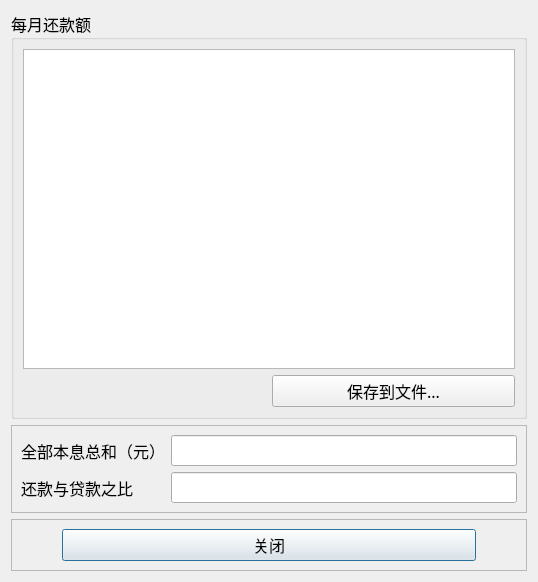
<?xml version="1.0" encoding="UTF-8"?>
<ui version="4.0">
 <class>Dialog</class>
 <widget class="QDialog" name="Dialog">
  <property name="geometry">
   <rect>
    <x>0</x>
    <y>0</y>
    <width>538</width>
    <height>582</height>
   </rect>
  </property>
  <property name="font">
   <font>
    <family>微软雅黑</family>
    <pointsize>12</pointsize>
   </font>
  </property>
  <property name="windowTitle">
   <string>Dialog</string>
  </property>
  <layout class="QVBoxLayout" name="verticalLayout">
   <item>
    <widget class="QGroupBox" name="groupBox">
     <property name="title">
      <string>每月还款额</string>
     </property>
     <layout class="QGridLayout" name="gridLayout">
      <item row="1" column="1">
       <widget class="QPushButton" name="btnSave">
        <property name="sizePolicy">
         <sizepolicy hsizetype="MinimumExpanding" vsizetype="Fixed">
          <horstretch>0</horstretch>
          <verstretch>0</verstretch>
         </sizepolicy>
        </property>
        <property name="text">
         <string>保存到文件...</string>
        </property>
        <property name="autoDefault">
         <bool>false</bool>
        </property>
       </widget>
      </item>
      <item row="1" column="0">
       <spacer name="horizontalSpacer">
        <property name="orientation">
         <enum>Qt::Horizontal</enum>
        </property>
        <property name="sizeHint" stdset="0">
         <size>
          <width>40</width>
          <height>20</height>
         </size>
        </property>
       </spacer>
      </item>
      <item row="0" column="0" colspan="2">
       <widget class="QPlainTextEdit" name="txtPayMonth">
        <property name="readOnly">
         <bool>true</bool>
        </property>
       </widget>
      </item>
     </layout>
    </widget>
   </item>
   <item>
    <widget class="QFrame" name="frame">
     <property name="frameShape">
      <enum>QFrame::StyledPanel</enum>
     </property>
     <property name="frameShadow">
      <enum>QFrame::Raised</enum>
     </property>
     <layout class="QGridLayout" name="gridLayout_2">
      <item row="0" column="1">
       <widget class="QLineEdit" name="txtPayTotal"/>
      </item>
      <item row="1" column="0">
       <widget class="QLabel" name="label_2">
        <property name="text">
         <string>还款与贷款之比</string>
        </property>
       </widget>
      </item>
      <item row="0" column="0">
       <widget class="QLabel" name="label">
        <property name="text">
         <string>全部本息总和（元）</string>
        </property>
       </widget>
      </item>
      <item row="1" column="1">
       <widget class="QLineEdit" name="txtPayRatio"/>
      </item>
     </layout>
    </widget>
   </item>
   <item>
    <widget class="QFrame" name="frame_2">
     <property name="frameShape">
      <enum>QFrame::StyledPanel</enum>
     </property>
     <property name="frameShadow">
      <enum>QFrame::Raised</enum>
     </property>
     <layout class="QHBoxLayout" name="horizontalLayout">
      <property name="leftMargin">
       <number>50</number>
      </property>
      <property name="rightMargin">
       <number>50</number>
      </property>
      <item>
       <widget class="QPushButton" name="btnExit">
        <property name="text">
         <string>关闭</string>
        </property>
        <property name="default">
         <bool>true</bool>
        </property>
       </widget>
      </item>
     </layout>
    </widget>
   </item>
  </layout>
 </widget>
 <resources/>
 <connections>
  <connection>
   <sender>btnExit</sender>
   <signal>clicked()</signal>
   <receiver>Dialog</receiver>
   <slot>close()</slot>
   <hints>
    <hint type="sourcelabel">
     <x>268</x>
     <y>540</y>
    </hint>
    <hint type="destinationlabel">
     <x>268</x>
     <y>290</y>
    </hint>
   </hints>
  </connection>
 </connections>
</ui>
